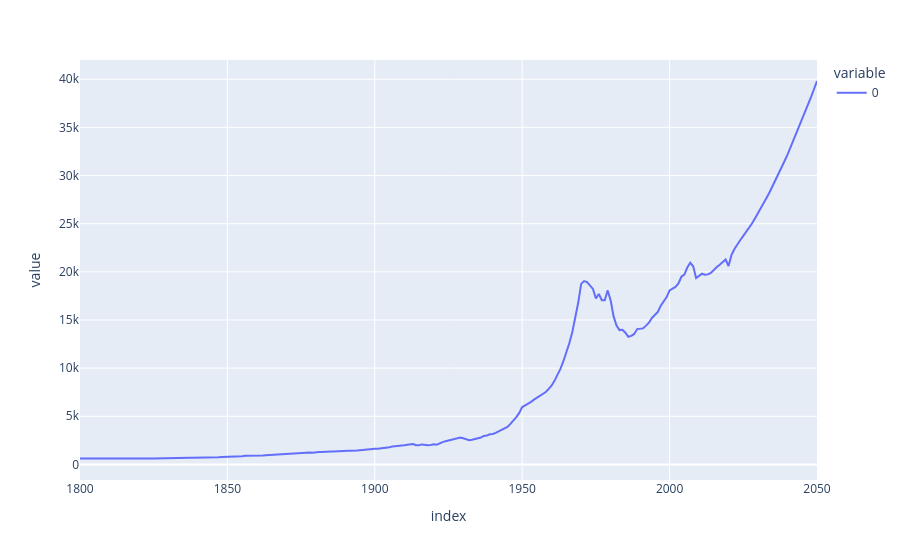

The cell this chart's notebook holds for it:
### Code cell
# l'ecart type (standard deviation)
df_income.std().plot()

### Figure 1 — Plotly figure (JSON) as saved in the notebook; plotly's stock layout.template omitted (floating-point values rounded to 4 significant figures; data arrays with more than 128 entries replaced by an {"elided": "..."} marker saying what was removed)
{"data": [{"hovertemplate": "variable=0<br>index=%{x}<br>value=%{y}<extra></extra>", "legendgroup": "0", "line": {"color": "#636efa", "dash": "solid"}, "marker": {"symbol": "circle"}, "mode": "lines", "name": "0", "orientation": "v", "showlegend": true, "type": "scatter", "x": {"elided": "251 int values"}, "xaxis": "x", "y": {"elided": "251 float values"}, "yaxis": "y"}], "layout": {"autosize": true, "legend": {"title": {"text": "variable"}, "tracegroupgap": 0}, "margin": {"t": 60}, "xaxis": {"anchor": "y", "autorange": true, "domain": [0, 1], "range": [1800, 2050], "title": {"text": "index"}, "type": "linear"}, "yaxis": {"anchor": "x", "autorange": true, "domain": [0, 1], "range": [-1616.0, 42000.0], "title": {"text": "value"}, "type": "linear"}}}
